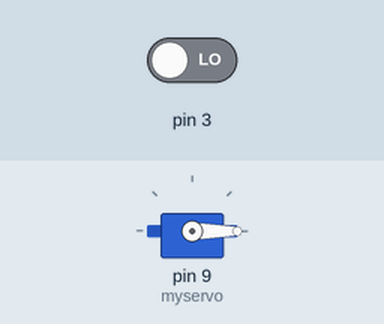
Simulated run of this sketch. Board: Arduino Uno, built with avr-gcc and run on an emulated ATmega328P. On the bench: servo. The test bench sets the inputs (shaded band); at power-on: pin 3 LOW.

Above: at 2.2 s.
2.3 s: pin 3 driven HIGH
At 3.6 s:
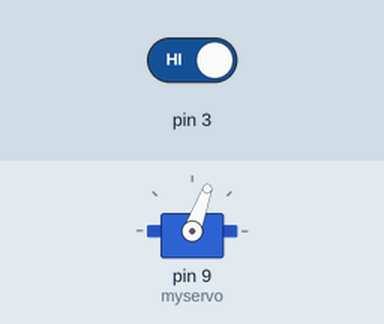
4.0 s: pin 3 driven LOW
At 4.7 s:
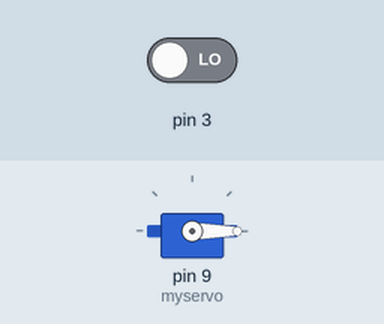
Timing chart, 0 to 7.0 s (numbered marks = the images above; inputs shaded):
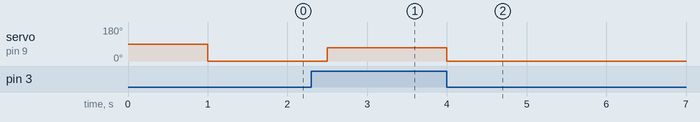

The sketch:

servo_motor.ino
```cpp
#include <Servo.h>

Servo myservo;

void setup()
{
  pinMode(0, INPUT);
  myservo.attach(9);
  delay(1000);
}

void loop()
{
  if (digitalRead(3)){
    myservo.write(70);
    delay(500);
  }
  if (!digitalRead(3)){
    myservo.write(0);
    delay(500);
  }
}
```

Measured:
- after the input at 2.3 s, servo on pin 9 (myservo): 0° → 70° after 0.20 s
- after the input at 4.0 s, servo on pin 9 (myservo): 70° → 0° at once
